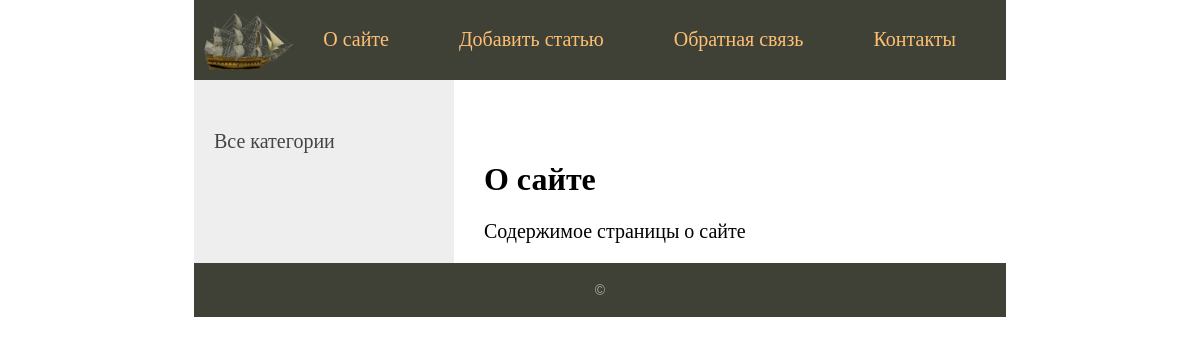
Page /about/ on the earlier database version.
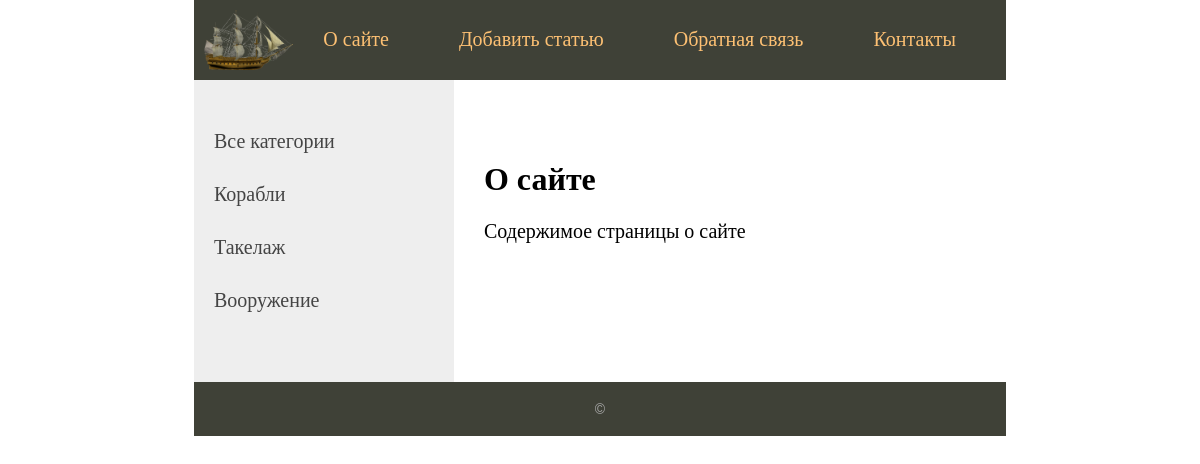
Same page on the later database version.
### wiki/models.py (models this page shows, shortened)
class Category (models.Model):
    name = models.CharField(max_length=100, db_index=True, verbose_name='Категория')
    def get_absolute_url(self):
        return reverse('category', kwargs={'cat_id': self.pk})
    class Meta:
        verbose_name = 'Категорию'
        verbose_name_plural = 'Категории'
        ordering = ['id']

### wiki/views.py (the view)
# urls.py: path('about/', about, name='about'),
def about(request):
    return render(request,'wiki/about.html', {'menu': menu, 'title': 'О сайте'})

### wiki/templatetags/wiki_tags.py (called while the page is built)
@register.inclusion_tag('wiki/list_categories.html')
def show_categories(sort=None, cat_selected=0):
    if not sort:
        cats = Category.objects.all()
    else:
        cats = Category.objects.order_by(sort)
    return {'cats': cats, 'cat_selected':cat_selected}

### wiki/templates/wiki/about.html
{% extends 'wiki/base.html' %}
{% block content %}
<h1>{{title}}</h1>
<p>Содержимое страницы о сайте</p>
{% endblock content %}

### wiki/templates/wiki/list_categories.html
{% for c in cats %}
    {% if c.pk == cat_selected %}
        <li class="selected">{{c.name}}</li>
    {% else %}
         <li><a href="{{ c.get_absolute_url }}">{{c.name}}</a></li>
    {% endif %}
{% endfor %}

Differences in the rows shown:
added Category: name "Корабли"
added Category: name "Такелаж"
added Category: name "Вооружение"
